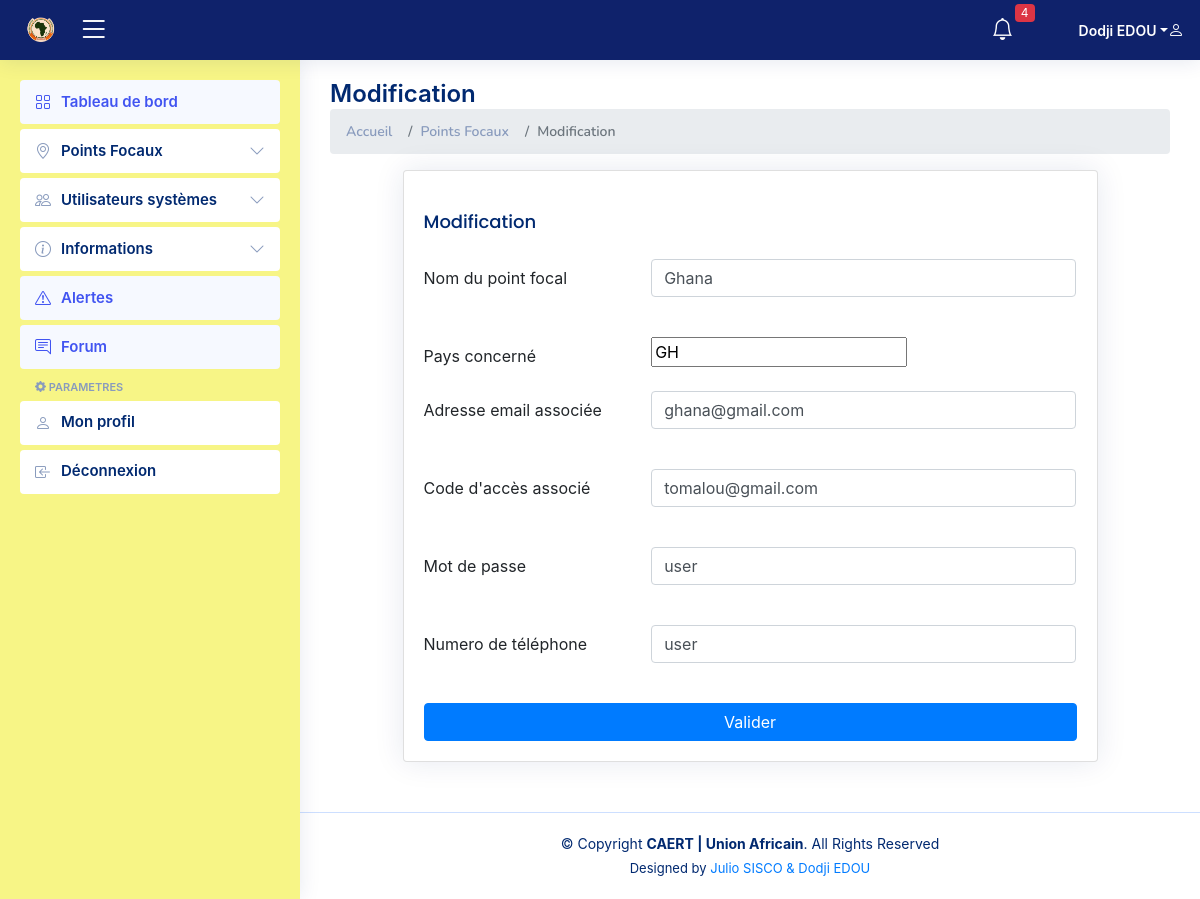
Page /edit_fp/2/ (signed in) on the committed database.
### users/models.py (models this page shows, shortened)
class User(AbstractBaseUser, PermissionsMixin):
    email = models.EmailField(verbose_name='addresse email', max_length=255, unique=True,)
    nom=models.CharField(max_length=255)
    prenom=models.CharField(max_length=255)
    departement=models.CharField(max_length=255)
    telephone=models.CharField(null=True, max_length=255)
    is_active = models.BooleanField(default=True)
    is_staff = models.BooleanField(default=False) # a admin user; non super-user
    is_admin = models.BooleanField(default=False) # a superuser
    is_analyst = models.BooleanField(default=False)
    USERNAME_FIELD = 'email'
    REQUIRED_FIELDS = [] # Email & Password sont requis par défaut.
    def get_full_name(self):
        return f'{self.prenom} {self.nom}'
    objects = UtilisateurManager()

### focalpoint/models.py (models this page shows, shortened)
class FocalPoint(models.Model):
    id = models.AutoField(primary_key=True)
    name = models.CharField(max_length=255)
    active=models.BooleanField(default=True)
    country = CountryField(null=True, blank=True)
    access_code = models.CharField(null=True,max_length=55)
    access_pass = models.CharField(null=True,max_length=255)
    email = models.EmailField(unique=True)
    telephone=models.CharField(null=True, max_length=255)
    def get_country_display_full(self):
        return self.get_country_display()
    class Meta:
        verbose_name = 'Point Focal'
        verbose_name_plural = 'Points Focaux'

### users/views.py (the view, shortened to what this page needs)
# urls.py: path('edit_fp/<int:pk>/' ,views.FocalPointEditView.as_view(), name='edit_fp'),
@method_decorator(login_required, name='dispatch')
class FocalPointEditView(View):
    def get(self, request,pk):
        focalpoint=FocalPoint.objects.get(pk=pk)
        form=FocalPointEditForm(instance=focalpoint)
        return render(request, 'administrator/edit_fp.html', locals())

### focalpoint/forms.py (shortened to what this page needs)
class FocalPointEditForm(forms.ModelForm):
    name = forms.CharField(label='Nom', widget=forms.TextInput(attrs={'autofocus': True, 'class': 'form-control'}))
    country = CountryField(null=True, blank=True).formfield(
        label='Pays',
        widget=CountrySelectWidget(attrs={'class': 'form-control'}),
    )
    email = forms.EmailField(label='Email', widget=forms.TextInput(attrs={'autofocus': True, 'class': 'form-control'}))
    access_code = forms.CharField(label='Code d\'accès', widget=forms.TextInput(attrs={'autofocus': True, 'class': 'form-control'}))
    telephone = forms.CharField(label='Téléphone', widget=forms.TextInput(attrs={'autofocus': True, 'class': 'form-control'}))
    access_pass = forms.CharField(label='Mot de passe', widget=forms.TextInput(attrs={'autofocus': True, 'class': 'form-control'}))
    class Meta:
        model = FocalPoint
        fields = '__all__'
    def __init__(self, *args, **kwargs):
        super().__init__(*args, **kwargs)
        instance = kwargs.get('instance')
        if instance and instance.country:
            self.fields['country'].initial = instance.get_country_display_full()

### users/templates/administrator/edit_fp.html (shortened to what this page needs)
{% extends 'administrator/base.html' %}
{% load static %}
{% block main-content %}
    <div class="pagetitle">
        <h1>Modification</h1>
        <nav>
            <ol class="breadcrumb">
                <li class="breadcrumb-item"><a href="index.html">Accueil</a></li>
                <li class="breadcrumb-item">Points Focaux</li>
                <li class="breadcrumb-item active">Modification</li>
            </ol>
        </nav>
    </div>
<section class="section">
    <div class="row">
        <div class="col-md-10 mx-auto">
            <div class="card">
                <div class="card-body">
                    {% if not edit %}
                    <h5 class="card-title">Modification</h5>
                    {% else %}
                        <h5 class="card-title">Modification</h5>
                    {% endif %}
                    <form action="" method="post" novalidate>
                        <div class="row mb-3">
                            <label for="inputText" class="col-sm-4 col-form-label">Nom du point focal</label>
                            <div class="col-sm-8">
                                {{form.name}}
                                <br>
                            </div>
                        </div>
                        <div class="row mb-3">
                            <label class="col-sm-4 col-form-label">Pays concerné</label>
                            <div class="col-sm-8">
                                {{form.country}}
                                <br>
                            </div>
                        </div>
                        <div class="row mb-3">
                            <label for="inputEmail" class="col-sm-4 col-form-label">Adresse email associée</label>
                            <div class="col-sm-8">
                                {{form.email}}
                                <br>
                            </div>
                        </div>
                        <div class="row mb-3">
                            <label for="inputPassword" class="col-sm-4 col-form-label">Code d'accès associé</label>
                            <div class="col-sm-8">
                                {{form.access_code}}
                                <br>
                            </div>
                        </div>
                        {% if not edit %}
                        <div class="row mb-3">
                            <label for="inputPassword" class="col-sm-4 col-form-label">Mot de passe</label>
                            <div class="col-sm-8">
                                {{form.access_pass}}
                                <br>
                            </div>
                        </div>
                        <div class="row mb-3">
                            <label class="col-sm-4 col-form-label">Numero de téléphone</label>
                            <div class="col-sm-8">
                                {{form.telephone}}
                                <br>
                            </div>
                        </div>
                        <div class="row">
                            <div class="col text-center">
                                <button type="submit"  class="btn btn-primary w-100">Valider</button>
                                {% else %}
                                <button type="submit" class="btn btn-primary w-100">Enregistrer</button>
                                {% endif %}
                            </div>
                        </div>
                    </form>
                </div>
            </div>
        </div>
    </div>
</section>
{% endblock main-content %}

### users/templates/administrator/header.html (shortened to what this page needs)
{% load static %}
  <header id="header" class="header fixed-top d-flex align-items-center" style="background-color: rgb(15,34,107)" >
    <div class="d-flex align-items-center justify-content-between">
      <a href="{% url 'admin_home' %}" class="logo d-flex align-items-center">
        <img src="{% static 'assets/img/logoua.png' %}" alt="" style="color: white">
      </a>
      <i class="bi bi-list toggle-sidebar-btn" style="color: white"></i>
    </div>
    <nav class="header-nav ms-auto">
      <ul class="d-flex align-items-center">
        <li class="nav-item dropdown">
          <a class="nav-link nav-icon" >
            <i class="bi bi-bell" style="color: white"></i>
            <span class="badge bg-danger badge-number">4</span>
          </a>
        </li>
        <li class="nav-item dropdown pe-3">
          <a class="nav-link nav-profile d-flex align-items-center pe-0" href="#" data-bs-toggle="dropdown">
            <span class="d-none d-md-block dropdown-toggle ps-2" style="color: white">{{user.get_full_name}}</span>
            <i style="color: white;" class="bi bi-person"></i>
          </a>
        </li>
      </ul>
    </nav>
  </header>

### static/assets/css/style.css (style rules this page uses)
:root { scroll-behavior: smooth; }
body { font-family: "Open Sans", sans-serif; background: #f6f9ff; color: #444444; }
a { color: #4154f1; text-decoration: none; }
h1, h2, h3, h4, h5, h6 { font-family: "Nunito", sans-serif; }
.pagetitle { margin-bottom: 10px; }
.pagetitle h1 { font-size: 24px; margin-bottom: 0; font-weight: 600; color: #012970; }
.card { margin-bottom: 30px; border: none; border-radius: 5px; box-shadow: 0px 0 30px rgba(1, 41, 112, 0.1); }
.card-title { padding: 20px 0 15px 0; font-size: 18px; font-weight: 500; color: #012970; font-family: "Poppins", sans-serif; }
.card-body { padding: 0 20px 20px 20px; }
.breadcrumb { font-size: 14px; font-family: "Nunito", sans-serif; color: #899bbd; font-weight: 600; }
.breadcrumb a { color: #899bbd; transition: 0.3s; }
.breadcrumb .breadcrumb-item::before { color: #899bbd; }
.breadcrumb .active { color: #51678f; font-weight: 600; }
.logo { line-height: 1; }
.logo img { max-height: 26px; margin-right: 6px; }
.header { transition: all 0.5s; z-index: 997; height: 60px; box-shadow: 0px 2px 20px rgba(1, 41, 112, 0.1); background-color: #fff; padding-left: 20px; }
.header .toggle-sidebar-btn { font-size: 32px; padding-left: 10px; cursor: pointer; color: #012970; }
.header-nav ul { list-style: none; }
.header-nav>ul { margin: 0; padding: 0; }
.header-nav .nav-icon { font-size: 22px; color: #012970; margin-right: 25px; position: relative; }
.header-nav .nav-profile { color: #012970; }
.header-nav .nav-profile span { font-size: 14px; font-weight: 600; }
.header-nav .badge-number { position: absolute; inset: -2px -5px auto auto; font-weight: normal; font-size: 12px; padding: 3px 6px; }

### rows in the picture
User: get_full_name "Dodji EDOU"
FocalPoint: name "Ghana", country "GH", email "ghana@gmail.com", access_code "tomalou@gmail.com", access_pass "user", telephone "user"
